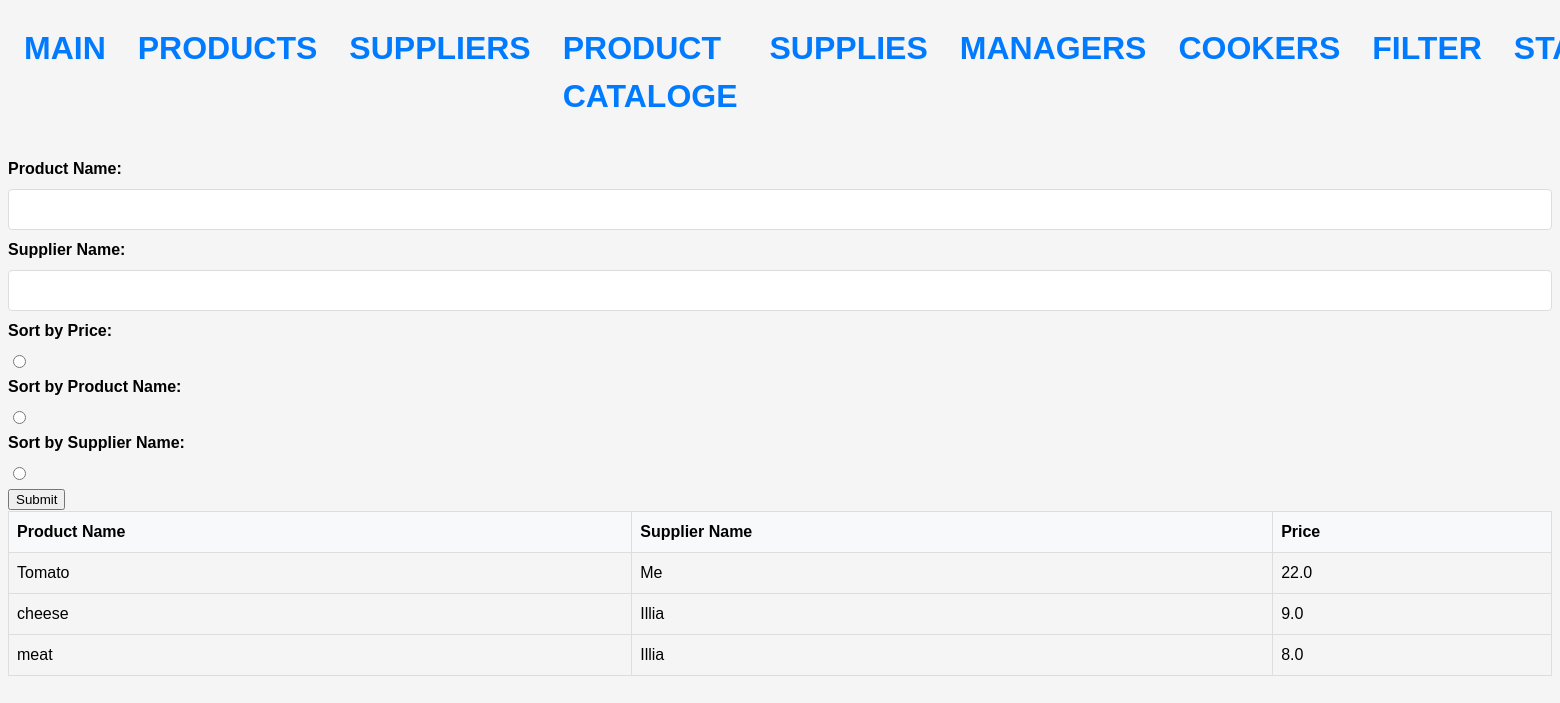
/fulter/, run on an earlier commit of the app's database.
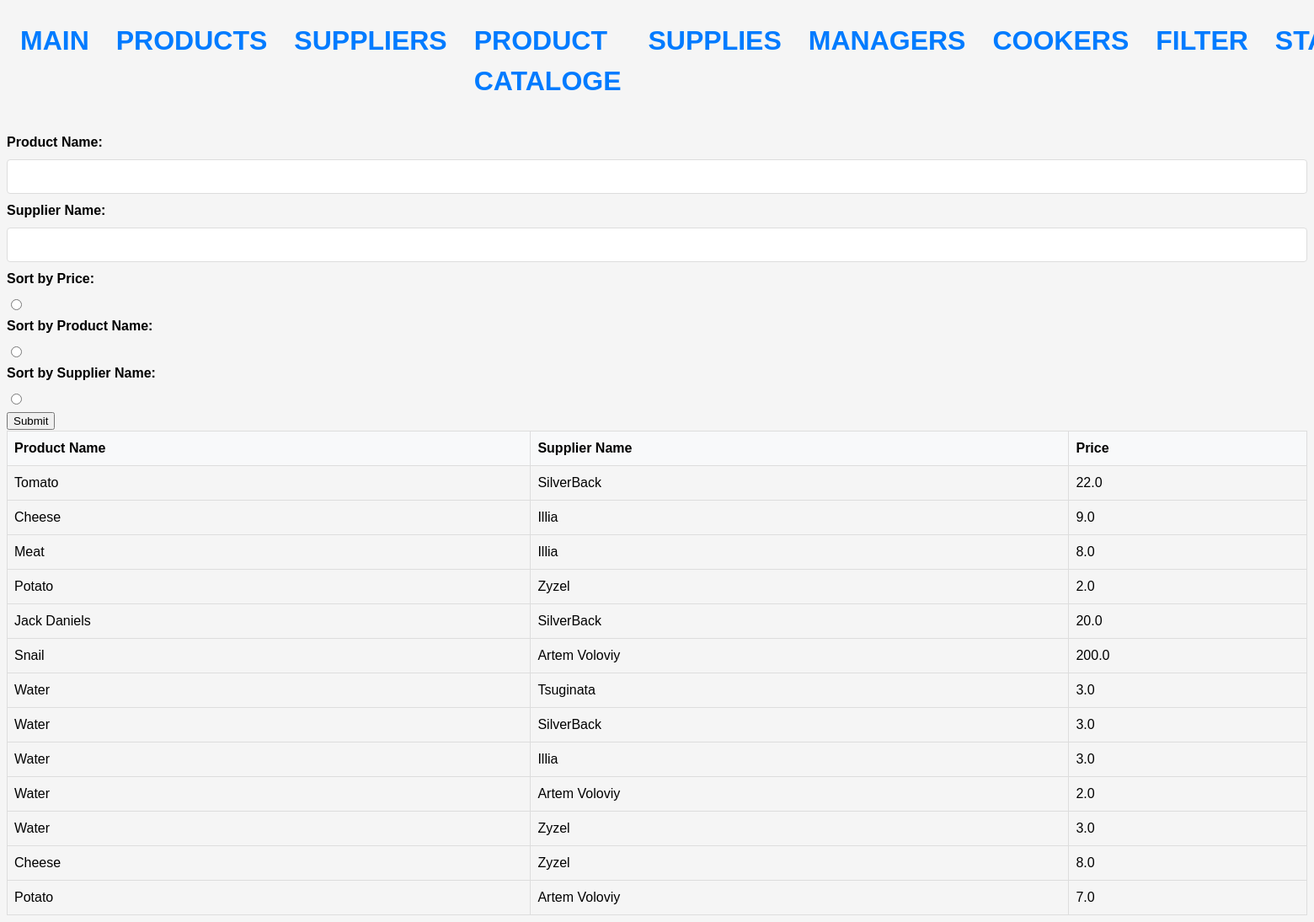
And on a later commit of the database.
### stock/models.py (models this page shows, shortened)
class SupplierProduct(Model):
    product = models.ForeignKey(Product, on_delete=models.CASCADE, null=True)
    supplier = models.ForeignKey(Supplier, on_delete=models.CASCADE, null=True)
    price = models.FloatField()

class Product(Model):
    name = models.CharField(max_length=64)
    term = models.IntegerField()
    measure = models.ForeignKey(Measure, on_delete=models.CASCADE)

class Supplier(Model):
    name = models.CharField(max_length=64)
    phone = models.CharField(max_length=24)
    email = models.CharField(max_length=64)
    address = models.CharField(max_length=128)
    iban = models.IntegerField()
    rating = models.IntegerField(validators=[MaxValueValidator(5)])
    payment_method = models.ForeignKey(Payment, on_delete=models.SET_NULL, null=True)
    delivery_method = models.ForeignKey(Delivery, on_delete=models.SET_NULL, null=True)

### stock/views.py (the view)
# urls.py: path('fulter/',filter_sort_page , name='filter'),
def filter_sort_page(request):
    products = Product.objects.all()
    supplier_products = SupplierProduct.objects.all()
    suppliers = Supplier.objects.all()
    if request.GET.get('product_name'):
        products = products.filter(name__contains=request.GET.get('product_name'))
        supplier_products = supplier_products.filter(product__in=products)
    if request.GET.get('supplier_name'):
        suppliers = suppliers.filter(name__contains=request.GET.get('supplier_name'))
        supplier_products = supplier_products.filter(supplier__in=suppliers)
    if request.GET.get('sort_price'):
        supplier_products = supplier_products.order_by('price')
    if request.GET.get('sort_product_name'):
        supplier_products = supplier_products.order_by('product__name')
    if request.GET.get('sort_supplier_name'):
        supplier_products = supplier_products.order_by('supplier__name')
    context = {
        'products': products,
        'supplier_products': supplier_products,
        'suppliers': suppliers,
    }
    return render(request, 'filter_sort.html', context)

### templates/filter_sort.html
{% extends 'base.html' %}
{% block content %}
<form action="" method="get">
    <div>
      <label for="product_name">Product Name:</label>
      <input type="text" id="product_name" name="product_name">
    </div>
    <div>
      <label for="supplier_name">Supplier Name:</label>
      <input type="text" id="supplier_name" name="supplier_name">
    </div>
    <div>
      <label for="sort_price">Sort by Price:</label>
      <input type="radio" id="sort_price" name="sort_price" value="price">
    </div>
    <div>
      <label for="sort_product_name">Sort by Product Name:</label>
      <input type="radio" id="sort_product_name" name="sort_product_name" value="product_name">
    </div>
    <div>
      <label for="sort_supplier_name">Sort by Supplier Name:</label>
      <input type="radio" id="sort_supplier_name" name="sort_supplier_name" value="supplier_name">
    </div>
    <button type="submit">Submit</button>
  </form>
  <table>
    <thead>
      <tr>
        <th>Product Name</th>
        <th>Supplier Name</th>
        <th>Price</th>
      </tr>
    </thead>
    <tbody>
      {% for supplier_product in supplier_products %}
      <tr>
        <td>{{ supplier_product.product.name }}</td>
        <td>{{ supplier_product.supplier.name }}</td>
        <td>{{ supplier_product.price }}</td>
      </tr>
      {% endfor %}
    </tbody>
  </table>
{%endblock%}

What changed in the data, as far as the page shows it:
changed through a linked row, SupplierProduct "Tomato": supplier.name "Me" → "SilverBack"
changed through a linked row, SupplierProduct (number 2 of 13 on the later page): product.name "cheese" → "Cheese"
changed through a linked row, SupplierProduct: product.name "meat" → "Meat"
added SupplierProduct: product.name "Potato", supplier.name "Zyzel", price "2.0"
added SupplierProduct: product.name "Jack Daniels", supplier.name "SilverBack", price "20.0"
added SupplierProduct: product.name "Snail", supplier.name "Artem Voloviy", price "200.0"
added SupplierProduct: product.name "Water", supplier.name "Tsuginata", price "3.0"
added SupplierProduct: product.name "Water", supplier.name "SilverBack", price "3.0"
added SupplierProduct: product.name "Water", supplier.name "Illia", price "3.0"
added SupplierProduct: product.name "Water", supplier.name "Artem Voloviy", price "2.0"
added SupplierProduct: product.name "Water", supplier.name "Zyzel", price "3.0"
added SupplierProduct: product.name "Cheese", supplier.name "Zyzel", price "8.0"
added SupplierProduct: product.name "Potato", supplier.name "Artem Voloviy", price "7.0"
